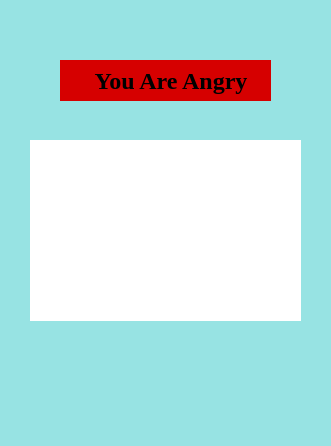
<?xml version="1.0" encoding="UTF-8"?>
<ui version="4.0">
 <class>Dialog</class>
 <widget class="QDialog" name="Dialog">
  <property name="geometry">
   <rect>
    <x>0</x>
    <y>0</y>
    <width>331</width>
    <height>446</height>
   </rect>
  </property>
  <property name="windowTitle">
   <string>Dialog</string>
  </property>
  <property name="styleSheet">
   <string notr="true">background-color: rgb(151, 227, 227);</string>
  </property>
  <widget class="QWidget" name="biometric_3" native="true">
   <property name="geometry">
    <rect>
     <x>30</x>
     <y>140</y>
     <width>271</width>
     <height>181</height>
    </rect>
   </property>
   <property name="styleSheet">
    <string notr="true">background-color: rgb(255, 255, 255)</string>
   </property>
  </widget>
  <widget class="QLabel" name="label_2">
   <property name="geometry">
    <rect>
     <x>60</x>
     <y>60</y>
     <width>211</width>
     <height>41</height>
    </rect>
   </property>
   <property name="font">
    <font>
     <family>Times New Roman</family>
     <pointsize>18</pointsize>
     <weight>75</weight>
     <bold>true</bold>
    </font>
   </property>
   <property name="styleSheet">
    <string notr="true">background-color: rgb(214, 0, 0)</string>
   </property>
   <property name="text">
    <string>  You Are Angry</string>
   </property>
   <property name="alignment">
    <set>Qt::AlignCenter</set>
   </property>
  </widget>
  <widget class="QLabel" name="label_4">
   <property name="geometry">
    <rect>
     <x>110</x>
     <y>350</y>
     <width>121</width>
     <height>71</height>
    </rect>
   </property>
   <property name="text">
    <string/>
   </property>
   <property name="pixmap">
    <pixmap>image_2024-11-18_134334864-removebg-preview.png</pixmap>
   </property>
   <property name="scaledContents">
    <bool>true</bool>
   </property>
  </widget>
 </widget>
 <resources/>
 <connections/>
</ui>
